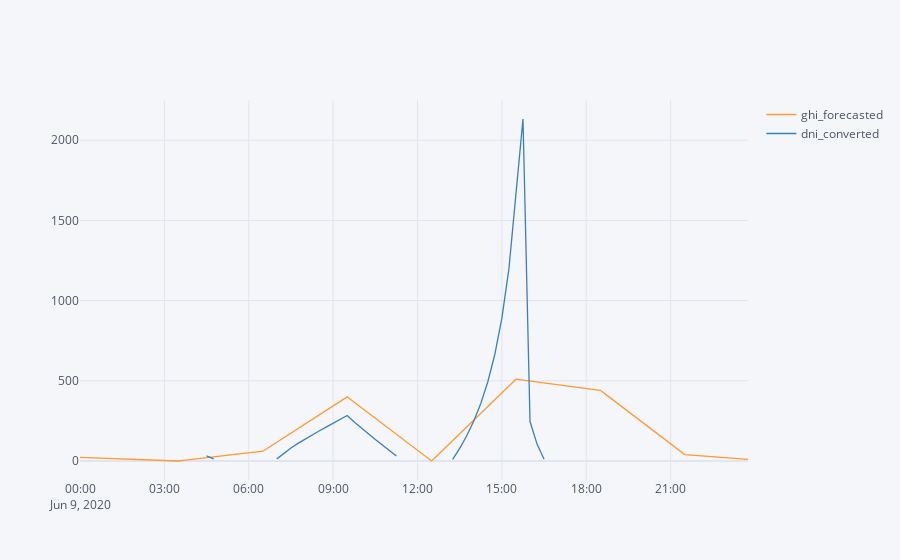

The notebook cell this image was saved under:
### Code cell
# Plotting the dni compared to ghi_forcasted
radiation['dni_converted'] = dni_converted
radiation.iplot()
